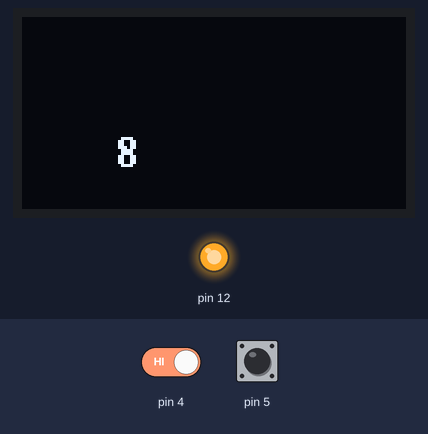
Recording of a sketch running on a simulated Arduino Uno, built with avr-gcc and run on an emulated ATmega328P. Shown: 128×64 one-colour display, output pins drawn as LEDs (lit = HIGH). The inputs (shaded band) are chosen by the test bench; at power-on: pin 4 HIGH, pin 5 HIGH.

Above: at 4.4 s.
4.5 s: pin 4 driven LOW
7.5 s: pin 5 pulled LOW for 1 s
At 8.2 s:
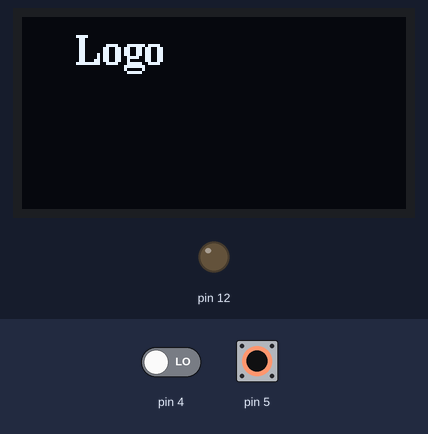
10.0 s: pin 5 pulled LOW for 0.15 s
At 10.9 s:
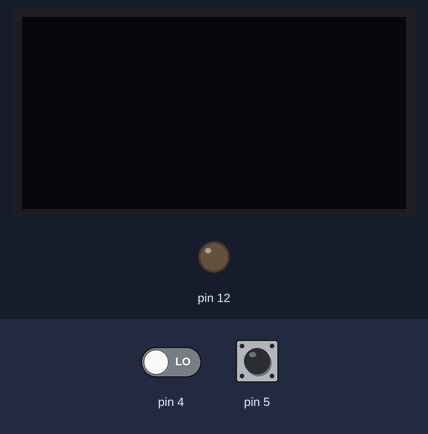
Timing chart, 0 to 13.0 s (numbered marks = the images above; inputs shaded):
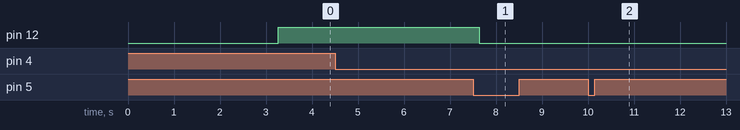

The sketch:

DVD_Bounce.ino
```cpp
#include "U8glib.h"
U8GLIB_SSD1306_128X64 u8g(U8G_I2C_OPT_NO_ACK);  // Display which does not send AC

int xdir = 1;
int ydir = 1;
int textPosX = 0;
int textPosY = 10;
int bounceSpeedX = 2;
int bounceSpeedY = 1;

void setup() {
  u8g.setFont(u8g_font_timB10);
  pinMode(4, INPUT_PULLUP);
  pinMode(5, INPUT_PULLUP);
  pinMode(12, OUTPUT);

  u8g.firstPage();
  do {
    for (int y = 0; y < 64; y++) {
      for (int x = 0; x < 128; x++) {
        u8g.drawPixel(x, y);
      }
    }
  } while (u8g.nextPage());
  delay(2000);
}


void loop() {

  if (((textPosX == 0) && (textPosY == 10)) || ((textPosX == 0) && (textPosY == 64)) || ((textPosX == 100) && (textPosY == 10)) || ((textPosX == 100) && (textPosY == 64))) {
    digitalWrite(12, HIGH);
    for (int i = 10; i > 0; i--) {
      oledWrite(String(i), 32, 50);
      delay(400);
    }
    digitalWrite(12, LOW);
  }

  do {
    delay(1);
    bounceX(0, 100);
    bounceY(10, 64);
    oledWrite("DVD", textPosX, textPosY);
  } while (digitalRead(4) != LOW);
  do {
    delay(1);
    bounceX(0, 90);
    bounceY(10, 64);
    oledWrite("Logo", textPosY, textPosX);
  } while (digitalRead(5) != LOW);
}

void oledWrite(String text, int xpos, int ypos) {
  u8g.firstPage();

  do {
    u8g.drawStr(xpos, ypos, text.c_str());
  } while (u8g.nextPage());
}

void bounceX(int min, int max) {
  if (textPosX <= min) {
    xdir = 1;
  } else if (textPosX >= max) {
    xdir = 0;
  }
  if (xdir == 1) {
    textPosX = textPosX + bounceSpeedX;
  } else if (xdir == 0) {
    textPosX = textPosX - bounceSpeedX;
  }
}

void bounceY(int min, int max) {
  if (textPosY <= min) {
    ydir = 1;
  } else if (textPosY >= max) {
    ydir = 0;
  }
  if (ydir == 1) {
    textPosY = textPosY + bounceSpeedY;
  } else if (ydir == 0) {
    textPosY = textPosY - bounceSpeedY;
  }
}
```
